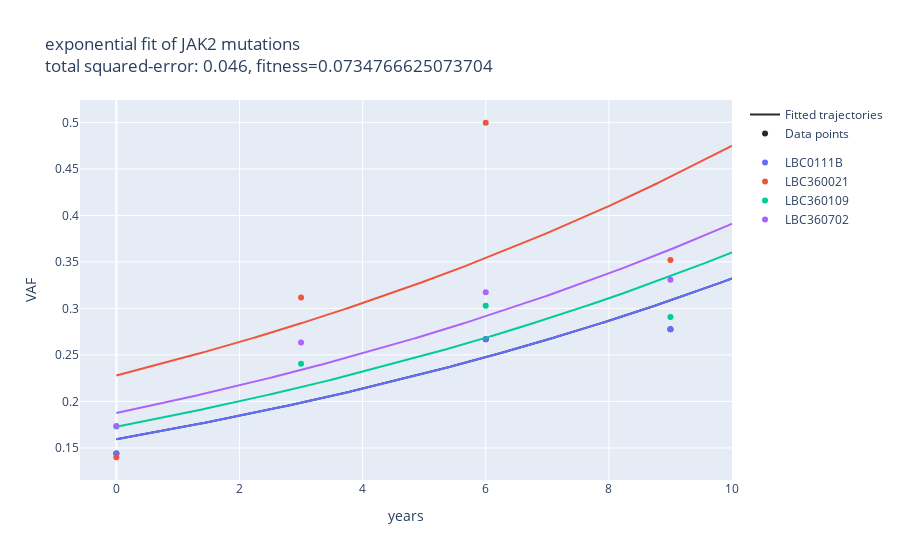
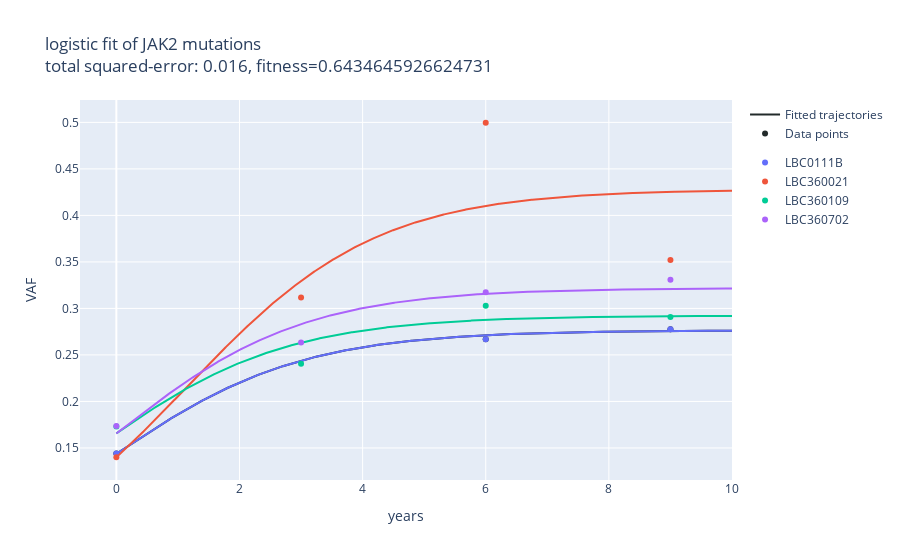

Here is the notebook cell these charts were saved with, in order:
### Code cell
# train both models:
exponential.fit(model='exponential', common_fit=True)
logistic.fit(common_fit=True)
exponential.plot().show()
logistic.plot().show()

### Figure 1 — Plotly figure (JSON) as saved in the notebook; plotly's stock layout.template omitted (floating-point values rounded to 4 significant figures; data arrays with more than 128 entries replaced by an {"elided": "..."} marker saying what was removed)
{"data": [{"legendgroup": "group", "line": {"color": "#222A2A"}, "mode": "lines", "name": "Fitted trajectories", "type": "scatter", "x": {"elided": "1000 float values"}, "y": {"elided": "1000 float values"}}, {"legendgroup": "group", "line": {"color": "#222A2A"}, "mode": "markers", "name": "Data points", "type": "scatter", "x": [0, 6, 9], "y": [0.1441, 0.2668, 0.2776]}, {"legendgroup": "group2", "line": {"color": "#636EFA"}, "mode": "markers", "name": "LBC0111B", "type": "scatter", "x": [0, 6, 9], "y": [0.1441, 0.2668, 0.2776]}, {"legendgroup": "group2", "line": {"color": "#636EFA"}, "mode": "lines", "name": "Fitted trajectories", "showlegend": false, "type": "scatter", "x": {"elided": "1000 float values"}, "y": {"elided": "1000 float values"}}, {"legendgroup": "group2", "line": {"color": "#EF553B"}, "mode": "markers", "name": "LBC360021", "type": "scatter", "x": [0, 3, 6, 9], "y": [0.14, 0.3118, 0.4996, 0.352]}, {"legendgroup": "group2", "line": {"color": "#EF553B"}, "mode": "lines", "name": "Fitted trajectories", "showlegend": false, "type": "scatter", "x": {"elided": "1000 float values"}, "y": {"elided": "1000 float values"}}, {"legendgroup": "group2", "line": {"color": "#00CC96"}, "mode": "markers", "name": "LBC360109", "type": "scatter", "x": [0, 3, 6, 9], "y": [0.173, 0.2405, 0.3028, 0.2908]}, {"legendgroup": "group2", "line": {"color": "#00CC96"}, "mode": "lines", "name": "Fitted trajectories", "showlegend": false, "type": "scatter", "x": {"elided": "1000 float values"}, "y": {"elided": "1000 float values"}}, {"legendgroup": "group2", "line": {"color": "#AB63FA"}, "mode": "markers", "name": "LBC360702", "type": "scatter", "x": [0, 3, 6, 9], "y": [0.1736, 0.2634, 0.3175, 0.3307]}, {"legendgroup": "group2", "line": {"color": "#AB63FA"}, "mode": "lines", "name": "Fitted trajectories", "showlegend": false, "type": "scatter", "x": {"elided": "1000 float values"}, "y": {"elided": "1000 float values"}}], "layout": {"title": {"text": "exponential fit of JAK2 mutations <br>total squared-error: 0.046, fitness=0.0734766625073704"}, "xaxis": {"title": {"text": "years"}}, "yaxis": {"title": {"text": "VAF"}}}}

### Figure 2 — Plotly figure (JSON) as saved in the notebook; plotly's stock layout.template omitted (floating-point values rounded to 4 significant figures; data arrays with more than 128 entries replaced by an {"elided": "..."} marker saying what was removed)
{"data": [{"legendgroup": "group", "line": {"color": "#222A2A"}, "mode": "lines", "name": "Fitted trajectories", "type": "scatter", "x": {"elided": "1000 float values"}, "y": {"elided": "1000 float values"}}, {"legendgroup": "group", "line": {"color": "#222A2A"}, "mode": "markers", "name": "Data points", "type": "scatter", "x": [0, 6, 9], "y": [0.1441, 0.2668, 0.2776]}, {"legendgroup": "group2", "line": {"color": "#636EFA"}, "mode": "markers", "name": "LBC0111B", "type": "scatter", "x": [0, 6, 9], "y": [0.1441, 0.2668, 0.2776]}, {"legendgroup": "group2", "line": {"color": "#636EFA"}, "mode": "lines", "name": "Fitted trajectories", "showlegend": false, "type": "scatter", "x": {"elided": "1000 float values"}, "y": {"elided": "1000 float values"}}, {"legendgroup": "group2", "line": {"color": "#EF553B"}, "mode": "markers", "name": "LBC360021", "type": "scatter", "x": [0, 3, 6, 9], "y": [0.14, 0.3118, 0.4996, 0.352]}, {"legendgroup": "group2", "line": {"color": "#EF553B"}, "mode": "lines", "name": "Fitted trajectories", "showlegend": false, "type": "scatter", "x": {"elided": "1000 float values"}, "y": {"elided": "1000 float values"}}, {"legendgroup": "group2", "line": {"color": "#00CC96"}, "mode": "markers", "name": "LBC360109", "type": "scatter", "x": [0, 3, 6, 9], "y": [0.173, 0.2405, 0.3028, 0.2908]}, {"legendgroup": "group2", "line": {"color": "#00CC96"}, "mode": "lines", "name": "Fitted trajectories", "showlegend": false, "type": "scatter", "x": {"elided": "1000 float values"}, "y": {"elided": "1000 float values"}}, {"legendgroup": "group2", "line": {"color": "#AB63FA"}, "mode": "markers", "name": "LBC360702", "type": "scatter", "x": [0, 3, 6, 9], "y": [0.1736, 0.2634, 0.3175, 0.3307]}, {"legendgroup": "group2", "line": {"color": "#AB63FA"}, "mode": "lines", "name": "Fitted trajectories", "showlegend": false, "type": "scatter", "x": {"elided": "1000 float values"}, "y": {"elided": "1000 float values"}}], "layout": {"title": {"text": "logistic fit of JAK2 mutations <br>total squared-error: 0.016, fitness=0.6434645926624731"}, "xaxis": {"title": {"text": "years"}}, "yaxis": {"title": {"text": "VAF"}}}}
